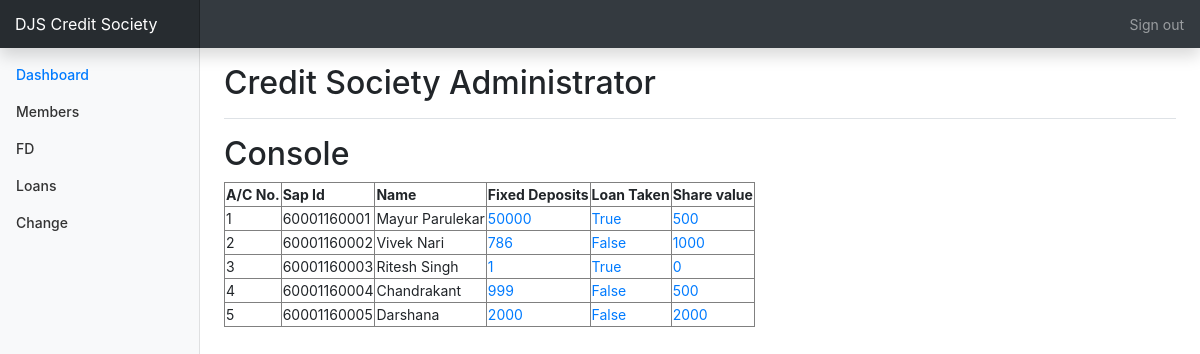
Before: /csadmin/ (signed in) with the older database file.
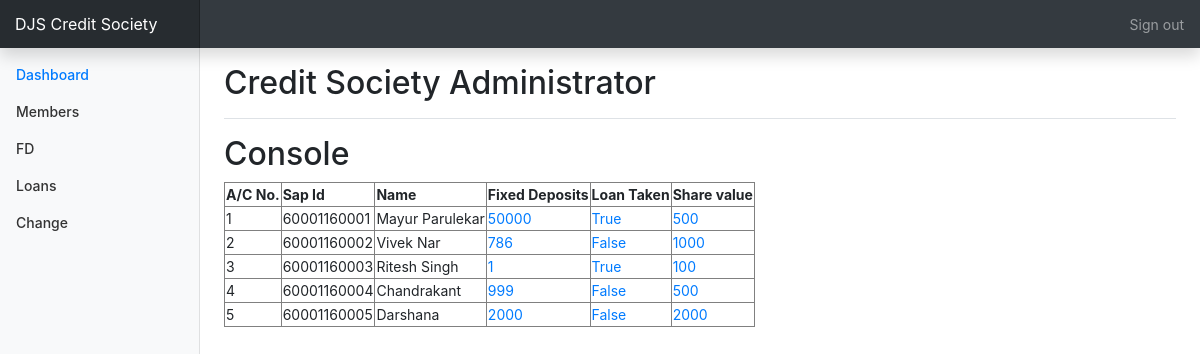
After: the same page with the newer database file.
### status/models.py (models this page shows, shortened)
class Account(models.Model):
    accountnumber=models.IntegerField(null=False,unique=True)
    username=models.ForeignKey(User,on_delete=models.SET_NULL,null=True,unique=True)
    name=models.CharField(max_length=50,null=False)
    sapid=models.IntegerField(null=False,unique=True)
    dateofjoining=models.DateField(null=False)
    sharevalue=models.IntegerField(default=0,null=False)
    shareamount=models.IntegerField(default=0,null=False)
    sharebalance=models.IntegerField(default=0)
    cdamount=models.IntegerField(default=0)
    cdbalance=models.IntegerField(default=0)
    totalamount=models.IntegerField(default=0)
    sharesstartingnumber=models.IntegerField(null=True)
    sharesendingnumber=models.IntegerField(null=True)
    isloantaken=models.BooleanField(default=False)
    longloanamount=models.FloatField(blank=True,null=True)
    longloanprinciple=models.FloatField(blank=True,null=True)
    longloanperiod=models.IntegerField(blank=True,null=True)
    longloaninterestamount=models.FloatField(blank=True,null=True)
    longloanbalance=models.FloatField(blank=True,null=True)
    longloanemi=models.FloatField(blank=True,null=True)
    emerloanamount=models.FloatField(blank=True,null=True)
    emerloanprinciple=models.FloatField(blank=True,null=True)
    emerloanperiod=models.IntegerField(blank=True,null=True)
    emerloaninterestamount=models.FloatField(blank=True,null=True)
    emerloanbalance=models.FloatField(blank=True,null=True)
    emerloanemi=models.IntegerField(blank=True,null=True)
    fdcapital=models.IntegerField(default=True,null=True)
    fdmaturitydate=models.DateField(null=True)

### csadmin/views.py (the view)
# urls.py: path('', views.commander,name="commander"),
@login_required
def commander(request):
    Members=Account.objects.all()
    context={
        'dashb':"active",
        'Members':Members,
    }
    return render (request,'console.html',context=context)

### csadmin/templates/console.html (shortened to what this page needs)
{%extends 'base.html'%}
{%block content%}
<h2>Console</h2>
<div class="table-responsive">
  <table  border="1">
    <thead>
      <tr>
        <th>A/C No.</th>
        <th>Sap Id</th>
        <th>Name</th>
        <th>Fixed Deposits</th>
        <th>Loan Taken</th>
        <th>Share value</th>
      </tr>
    </thead>
    <tbody>
{%for i in Members%}
  <tr>
    <td>{{i.accountnumber}}</td>
    <td>{{i.sapid}}</td>
    <td>{{i.name}}</td>
    <td><a href="{% url 'csadmin:fd_update' pk=i.pk %}">{{i.fdcapital}}</a></td>
    <td><a href="{% url 'csadmin:loan_update' pk=i.pk %}">{{i.isloantaken}}</a></td>
    <td><a href="{% url 'csadmin:shares _update' pk=i.pk %}">{{i.sharevalue}}</a></td>
  </tr>
{%endfor%}
</tbody>
</table>
</div>
</div>
{%endblock%}

### csadmin/templates/base.html (shortened to what this page needs)
{% load static%}
<!doctype html>
<html lang="en">
<head>
  <link rel="stylesheet" href="https://stackpath.bootstrapcdn.com/bootstrap/4.1.3/css/bootstrap.min.css">
  <link href="{% static 'status/css/dashboard.css'%}" rel="stylesheet">
</head>
<body>
  <nav class="navbar navbar-dark fixed-top bg-dark flex-md-nowrap p-0 shadow">
    <a class="navbar-brand col-sm-3 col-md-2 mr-0" href="#">DJS Credit Society</a>
    <ul class="navbar-nav px-3">
      <li class="nav-item text-nowrap">
        <a class="nav-link" href="{%url 'logout' %}">Sign out</a>
      </li>
    </ul>
  </nav>
  <div class="container-fluid">
    <div class="row">
      <nav class="col-md-2 d-none d-md-block bg-light sidebar">
        <div class="sidebar-sticky">
          <ul class="nav flex-column">
            <li class="nav-item">
              <a class="nav-link {{dashb}}" href="{%url 'csadmin:commander'%}">
                Dashboard <span class="sr-only">(current)</span>
              </a>
            </li>
            <li class="nav-item">
              <a class="nav-link {{member}}" href="{%url 'csadmin:members' %}">
                Members
              </a>
            </li>
            <li class="nav-item">
              <a class="nav-link  {{Bank}}" href="{%url 'csadmin:bank' %}">
                FD
              </a>
            </li>
            <li class="nav-item">
              <a class="nav-link {{loan}}" href="{%url 'csadmin:loansadmin' %}">
                Loans
              </a>
            </li>
          </ul>
          <ul class="nav flex-column mb-2">
            <li class="nav-item">
              <a class="nav-link {{money}}" href="{%url 'csadmin:totalmoney'%}">
                Change
              </a>
            </li>
          </ul>
        </div>
      </nav>
      <main role="main" class="col-md-9 ml-sm-auto col-lg-10 px-4">
        <div class="d-flex justify-content-between flex-wrap flex-md-nowrap align-items-center pt-3 pb-2 mb-3 border-bottom">
          <h1 class="h2">Credit Society Administrator</h1>
        </div>
        {%block content%}{%endblock%}
    </div>
</body>

### status/static/status/css/dashboard.css (style rules this page uses)
body { font-size: .875rem; }
.sidebar { position: fixed; top: 0; bottom: 0; left: 0; z-index: 100; padding: 48px 0 0; box-shadow: inset -1px 0 0 rgba(0, 0, 0, .1); }
.sidebar-sticky { position: relative; top: 0; height: calc(100vh - 48px); padding-top: .5rem; overflow-x: hidden; overflow-y: auto; }
.sidebar .nav-link { font-weight: 500; color: #333; }
.sidebar .nav-link.active { color: #007bff; }
[role="main"] { padding-top: 48px; }
.navbar-brand { padding-top: .75rem; padding-bottom: .75rem; font-size: 1rem; background-color: rgba(0, 0, 0, .25); box-shadow: inset -1px 0 0 rgba(0, 0, 0, .25); }

Changed rows visible on the page:
changed Account: name "Vivek Nari" → "Vivek Nar"
changed Account "Ritesh Singh": sharevalue "0" → "100"
